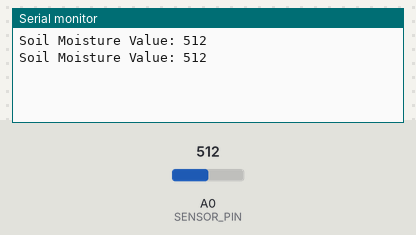
Bench run of a sketch on a simulated Arduino Uno, built with avr-gcc and run on an emulated ATmega328P. On the bench: the last lines printed to the serial monitor. Inputs (shaded band) come from the test bench; at power-on: A0 (SENSOR_PIN) = 512.

Above: at 1.8 s.
1.9 s: A0 (SENSOR_PIN) set to 716
At 2.8 s:
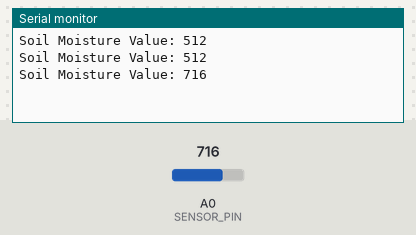
3.4 s: A0 (SENSOR_PIN) set to 900
At 4.6 s:
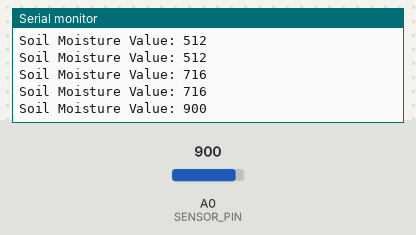
Timing chart, 0 to 6.4 s (numbered marks = the images above; inputs shaded):
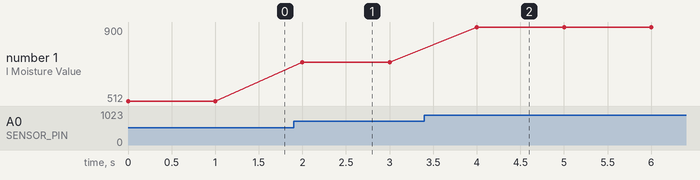

The sketch:

moisture.ino
```cpp
#define SENSOR_PIN A0  // Define the analog pin for the soil moisture sensor

void setup() {
    Serial.begin(9600);  // Start serial communication at 9600 baud
    pinMode(SENSOR_PIN, INPUT);
}

void loop() {
    int sensorValue = analogRead(SENSOR_PIN);  // Read analog value from sensor
    Serial.print("Soil Moisture Value: ");
    Serial.println(sensorValue);  // Print value to Serial Monitor

    delay(1000);  // Wait for 1 second before next reading
}
```

Measured:
- after the input at 1.9 s, the serial monitor: prints a new line after 0.10 s (image 1)
- after the input at 3.4 s, the serial monitor: prints a new line after 0.60 s (image 2)
- plotted number 1: 512 → 716 after the input at 1.9 s, 716 → 900 after the input at 3.4 s
